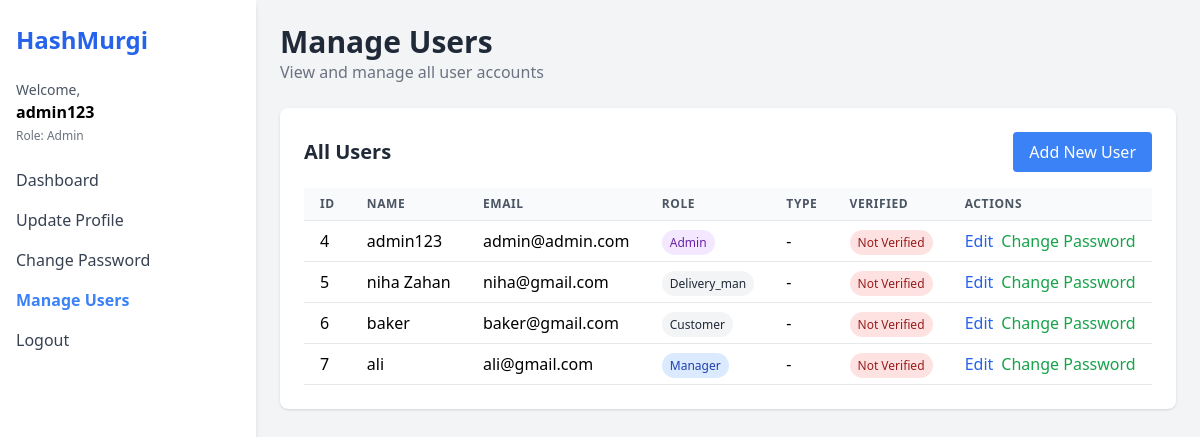
Page /users (signed in) on the earlier database version.
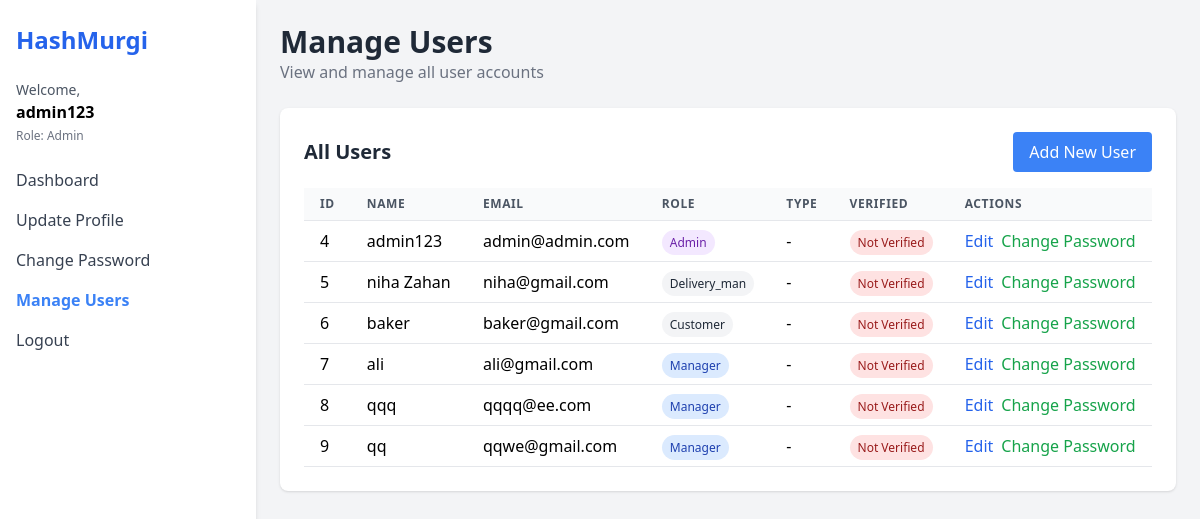
Same page on the later database version.
### models.py (models this page shows)
class User(db.Model):
    id = db.Column(db.Integer, primary_key=True)
    email = db.Column(db.String(100), unique=True, nullable=False)
    name = db.Column(db.String(100), nullable=False)
    password = db.Column(db.String(200), nullable=False)
    role = db.Column(db.String(50), nullable=False)  # admin, manager, farmer, delivery_man, customer
    phone = db.Column(db.String(20))
    address = db.Column(db.Text)
    blood_group = db.Column(db.String(5))
    image = db.Column(db.String(200))

### app.py (the view)
@app.route('/users')
def manage_users():
    user_id = session.get('user_id')
    user = User.query.get(user_id)
    if user.role != 'admin':
        return redirect(url_for('home'))
    all_users = User.query.all()
    return render_template('users.html', user=user, all_users=all_users)

### templates/users.html (shortened to what this page needs)
<!DOCTYPE html>
<html lang="en">
<head>
  <script src="https://cdn.tailwindcss.com"></script>
</head>
<body class="bg-gray-100 min-h-screen">
  <div class="flex h-screen">
    <aside class="w-64 bg-white shadow-md px-4 py-6">
      <h1 class="text-2xl font-bold text-blue-600 mb-6">HashMurgi</h1>
      <div class="mb-6">
        <p class="text-sm text-gray-600">Welcome,</p>
        <p class="font-semibold">{{ user.name }}</p>
        <p class="text-xs text-gray-500 mt-1">Role: {{ user.role|capitalize }}</p>
      </div>
      <nav class="space-y-4">
        <a href="/" class="block text-gray-700 hover:text-blue-500">Dashboard</a>
        <a href="/update-profile" class="block text-gray-700 hover:text-blue-500">Update Profile</a>
        <a href="/change-password" class="block text-gray-700 hover:text-blue-500">Change Password</a>
        {% if user.role == 'admin' %}
        <a href="/users" class="block text-blue-500 font-semibold">Manage Users</a>
        {% endif %}
        <a href="/logout" class="block text-gray-700 hover:text-blue-500">Logout</a>
      </nav>
    </aside>
    <main class="flex-1 p-6 overflow-y-auto">
      <header class="mb-6">
        <h2 class="text-3xl font-semibold text-gray-800">Manage Users</h2>
        <p class="text-gray-500">View and manage all user accounts</p>
      </header>
      <section class="bg-white p-6 rounded-lg shadow">
        <div class="flex justify-between items-center mb-4">
          <h3 class="text-xl font-bold text-gray-800">All Users</h3>
          <a href="/register" class="bg-blue-500 text-white px-4 py-2 rounded hover:bg-blue-600">Add New User</a>
        </div>
        <div class="overflow-x-auto">
          <table class="min-w-full bg-white">
            <thead>
              <tr>
                <th class="py-2 px-4 border-b border-gray-200 bg-gray-50 text-left text-xs font-semibold text-gray-600 uppercase tracking-wider">ID</th>
                <th class="py-2 px-4 border-b border-gray-200 bg-gray-50 text-left text-xs font-semibold text-gray-600 uppercase tracking-wider">Name</th>
                <th class="py-2 px-4 border-b border-gray-200 bg-gray-50 text-left text-xs font-semibold text-gray-600 uppercase tracking-wider">Email</th>
                <th class="py-2 px-4 border-b border-gray-200 bg-gray-50 text-left text-xs font-semibold text-gray-600 uppercase tracking-wider">Role</th>
                <th class="py-2 px-4 border-b border-gray-200 bg-gray-50 text-left text-xs font-semibold text-gray-600 uppercase tracking-wider">Type</th>
                <th class="py-2 px-4 border-b border-gray-200 bg-gray-50 text-left text-xs font-semibold text-gray-600 uppercase tracking-wider">Verified</th>
                <th class="py-2 px-4 border-b border-gray-200 bg-gray-50 text-left text-xs font-semibold text-gray-600 uppercase tracking-wider">Actions</th>
              </tr>
            </thead>
            <tbody>
              {% for u in all_users %}
              <tr>
                <td class="py-2 px-4 border-b border-gray-200">{{ u.id }}</td>
                <td class="py-2 px-4 border-b border-gray-200">{{ u.name }}</td>
                <td class="py-2 px-4 border-b border-gray-200">{{ u.email }}</td>
                <td class="py-2 px-4 border-b border-gray-200">
                  <span class="px-2 py-1 text-xs rounded-full
                    {% if u.role == 'admin' %}bg-purple-100 text-purple-800
                    {% elif u.role == 'manager' %}bg-blue-100 text-blue-800
                    {% elif u.role == 'employee' %}bg-green-100 text-green-800
                    {% else %}bg-gray-100 text-gray-800{% endif %}">
                    {{ u.role|capitalize }}
                  </span>
                </td>
                <td class="py-2 px-4 border-b border-gray-200">
                  {% if u.role == 'employee' %}
                    <span class="px-2 py-1 text-xs rounded-full
                      {% if u.employee_type == 'farmer' %}bg-yellow-100 text-yellow-800
                      {% else %}bg-indigo-100 text-indigo-800{% endif %}">
                      {{ u.employee_type|capitalize }}
                    </span>
                  {% else %}
                    -
                  {% endif %}
                </td>
                <td class="py-2 px-4 border-b border-gray-200">
                  {% if u.verified %}
                  <span class="px-2 py-1 bg-green-100 text-green-800 text-xs rounded-full">Verified</span>
                  {% else %}
                  <span class="px-2 py-1 bg-red-100 text-red-800 text-xs rounded-full">Not Verified</span>
                  {% endif %}
                </td>
                <td class="py-2 px-4 border-b border-gray-200">
                  <div class="flex space-x-2">
                    <form action="/select-user" method="POST">
                      <button type="submit" class="text-blue-600 hover:underline">Edit</button>
                    </form>
                    <form action="/select-user-password" method="POST">
                      <button type="submit" class="text-green-600 hover:underline">Change Password</button>
                    </form>
                  </div>
                </td>
              </tr>
              {% endfor %}
            </tbody>
          </table>
        </div>
      </section>
    </main>
  </div>
</body>
</html>

Differences in the rows shown:
added User: id "8", name "qqq", email "qqqq@ee.com", role "Manager"
added User: id "9", name "qq", email "qqwe@gmail.com", role "Manager"
